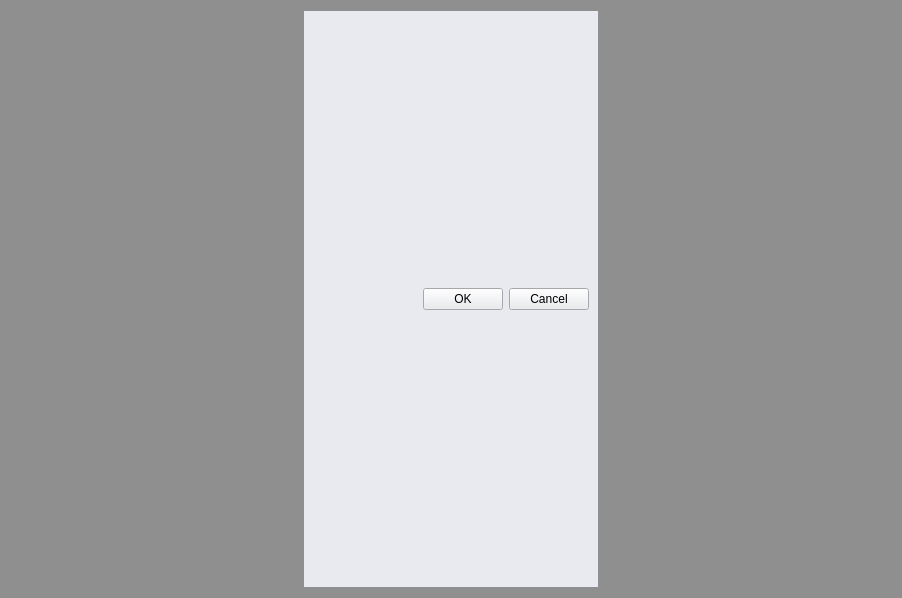
<?xml version="1.0" encoding="UTF-8"?>
<ui version="4.0">
 <class>sWidgetLoadFile</class>
 <widget class="QWidget" name="sWidgetLoadFile">
  <property name="geometry">
   <rect>
    <x>0</x>
    <y>0</y>
    <width>902</width>
    <height>598</height>
   </rect>
  </property>
  <property name="palette">
   <palette>
    <active>
     <colorrole role="WindowText">
      <brush brushstyle="SolidPattern">
       <color alpha="255">
        <red>255</red>
        <green>255</green>
        <blue>255</blue>
       </color>
      </brush>
     </colorrole>
     <colorrole role="Button">
      <brush brushstyle="SolidPattern">
       <color alpha="64">
        <red>0</red>
        <green>0</green>
        <blue>0</blue>
       </color>
      </brush>
     </colorrole>
     <colorrole role="Light">
      <brush brushstyle="SolidPattern">
       <color alpha="64">
        <red>0</red>
        <green>0</green>
        <blue>0</blue>
       </color>
      </brush>
     </colorrole>
     <colorrole role="Midlight">
      <brush brushstyle="SolidPattern">
       <color alpha="64">
        <red>0</red>
        <green>0</green>
        <blue>0</blue>
       </color>
      </brush>
     </colorrole>
     <colorrole role="Dark">
      <brush brushstyle="SolidPattern">
       <color alpha="64">
        <red>0</red>
        <green>0</green>
        <blue>0</blue>
       </color>
      </brush>
     </colorrole>
     <colorrole role="Mid">
      <brush brushstyle="SolidPattern">
       <color alpha="64">
        <red>0</red>
        <green>0</green>
        <blue>0</blue>
       </color>
      </brush>
     </colorrole>
     <colorrole role="Text">
      <brush brushstyle="SolidPattern">
       <color alpha="255">
        <red>255</red>
        <green>255</green>
        <blue>255</blue>
       </color>
      </brush>
     </colorrole>
     <colorrole role="BrightText">
      <brush brushstyle="SolidPattern">
       <color alpha="255">
        <red>255</red>
        <green>255</green>
        <blue>255</blue>
       </color>
      </brush>
     </colorrole>
     <colorrole role="ButtonText">
      <brush brushstyle="SolidPattern">
       <color alpha="255">
        <red>255</red>
        <green>255</green>
        <blue>255</blue>
       </color>
      </brush>
     </colorrole>
     <colorrole role="Base">
      <brush brushstyle="SolidPattern">
       <color alpha="255">
        <red>0</red>
        <green>0</green>
        <blue>0</blue>
       </color>
      </brush>
     </colorrole>
     <colorrole role="Window">
      <brush brushstyle="SolidPattern">
       <color alpha="64">
        <red>0</red>
        <green>0</green>
        <blue>0</blue>
       </color>
      </brush>
     </colorrole>
     <colorrole role="Shadow">
      <brush brushstyle="SolidPattern">
       <color alpha="255">
        <red>0</red>
        <green>0</green>
        <blue>0</blue>
       </color>
      </brush>
     </colorrole>
     <colorrole role="AlternateBase">
      <brush brushstyle="SolidPattern">
       <color alpha="159">
        <red>0</red>
        <green>0</green>
        <blue>0</blue>
       </color>
      </brush>
     </colorrole>
     <colorrole role="ToolTipBase">
      <brush brushstyle="SolidPattern">
       <color alpha="255">
        <red>255</red>
        <green>255</green>
        <blue>220</blue>
       </color>
      </brush>
     </colorrole>
     <colorrole role="ToolTipText">
      <brush brushstyle="SolidPattern">
       <color alpha="255">
        <red>0</red>
        <green>0</green>
        <blue>0</blue>
       </color>
      </brush>
     </colorrole>
     <colorrole role="PlaceholderText">
      <brush brushstyle="SolidPattern">
       <color alpha="128">
        <red>255</red>
        <green>255</green>
        <blue>255</blue>
       </color>
      </brush>
     </colorrole>
    </active>
    <inactive>
     <colorrole role="WindowText">
      <brush brushstyle="SolidPattern">
       <color alpha="255">
        <red>255</red>
        <green>255</green>
        <blue>255</blue>
       </color>
      </brush>
     </colorrole>
     <colorrole role="Button">
      <brush brushstyle="SolidPattern">
       <color alpha="64">
        <red>0</red>
        <green>0</green>
        <blue>0</blue>
       </color>
      </brush>
     </colorrole>
     <colorrole role="Light">
      <brush brushstyle="SolidPattern">
       <color alpha="64">
        <red>0</red>
        <green>0</green>
        <blue>0</blue>
       </color>
      </brush>
     </colorrole>
     <colorrole role="Midlight">
      <brush brushstyle="SolidPattern">
       <color alpha="64">
        <red>0</red>
        <green>0</green>
        <blue>0</blue>
       </color>
      </brush>
     </colorrole>
     <colorrole role="Dark">
      <brush brushstyle="SolidPattern">
       <color alpha="64">
        <red>0</red>
        <green>0</green>
        <blue>0</blue>
       </color>
      </brush>
     </colorrole>
     <colorrole role="Mid">
      <brush brushstyle="SolidPattern">
       <color alpha="64">
        <red>0</red>
        <green>0</green>
        <blue>0</blue>
       </color>
      </brush>
     </colorrole>
     <colorrole role="Text">
      <brush brushstyle="SolidPattern">
       <color alpha="255">
        <red>255</red>
        <green>255</green>
        <blue>255</blue>
       </color>
      </brush>
     </colorrole>
     <colorrole role="BrightText">
      <brush brushstyle="SolidPattern">
       <color alpha="255">
        <red>255</red>
        <green>255</green>
        <blue>255</blue>
       </color>
      </brush>
     </colorrole>
     <colorrole role="ButtonText">
      <brush brushstyle="SolidPattern">
       <color alpha="255">
        <red>255</red>
        <green>255</green>
        <blue>255</blue>
       </color>
      </brush>
     </colorrole>
     <colorrole role="Base">
      <brush brushstyle="SolidPattern">
       <color alpha="255">
        <red>0</red>
        <green>0</green>
        <blue>0</blue>
       </color>
      </brush>
     </colorrole>
     <colorrole role="Window">
      <brush brushstyle="SolidPattern">
       <color alpha="64">
        <red>0</red>
        <green>0</green>
        <blue>0</blue>
       </color>
      </brush>
     </colorrole>
     <colorrole role="Shadow">
      <brush brushstyle="SolidPattern">
       <color alpha="255">
        <red>0</red>
        <green>0</green>
        <blue>0</blue>
       </color>
      </brush>
     </colorrole>
     <colorrole role="AlternateBase">
      <brush brushstyle="SolidPattern">
       <color alpha="159">
        <red>0</red>
        <green>0</green>
        <blue>0</blue>
       </color>
      </brush>
     </colorrole>
     <colorrole role="ToolTipBase">
      <brush brushstyle="SolidPattern">
       <color alpha="255">
        <red>255</red>
        <green>255</green>
        <blue>220</blue>
       </color>
      </brush>
     </colorrole>
     <colorrole role="ToolTipText">
      <brush brushstyle="SolidPattern">
       <color alpha="255">
        <red>0</red>
        <green>0</green>
        <blue>0</blue>
       </color>
      </brush>
     </colorrole>
     <colorrole role="PlaceholderText">
      <brush brushstyle="SolidPattern">
       <color alpha="128">
        <red>255</red>
        <green>255</green>
        <blue>255</blue>
       </color>
      </brush>
     </colorrole>
    </inactive>
    <disabled>
     <colorrole role="WindowText">
      <brush brushstyle="SolidPattern">
       <color alpha="64">
        <red>0</red>
        <green>0</green>
        <blue>0</blue>
       </color>
      </brush>
     </colorrole>
     <colorrole role="Button">
      <brush brushstyle="SolidPattern">
       <color alpha="64">
        <red>0</red>
        <green>0</green>
        <blue>0</blue>
       </color>
      </brush>
     </colorrole>
     <colorrole role="Light">
      <brush brushstyle="SolidPattern">
       <color alpha="64">
        <red>0</red>
        <green>0</green>
        <blue>0</blue>
       </color>
      </brush>
     </colorrole>
     <colorrole role="Midlight">
      <brush brushstyle="SolidPattern">
       <color alpha="64">
        <red>0</red>
        <green>0</green>
        <blue>0</blue>
       </color>
      </brush>
     </colorrole>
     <colorrole role="Dark">
      <brush brushstyle="SolidPattern">
       <color alpha="64">
        <red>0</red>
        <green>0</green>
        <blue>0</blue>
       </color>
      </brush>
     </colorrole>
     <colorrole role="Mid">
      <brush brushstyle="SolidPattern">
       <color alpha="64">
        <red>0</red>
        <green>0</green>
        <blue>0</blue>
       </color>
      </brush>
     </colorrole>
     <colorrole role="Text">
      <brush brushstyle="SolidPattern">
       <color alpha="64">
        <red>0</red>
        <green>0</green>
        <blue>0</blue>
       </color>
      </brush>
     </colorrole>
     <colorrole role="BrightText">
      <brush brushstyle="SolidPattern">
       <color alpha="255">
        <red>255</red>
        <green>255</green>
        <blue>255</blue>
       </color>
      </brush>
     </colorrole>
     <colorrole role="ButtonText">
      <brush brushstyle="SolidPattern">
       <color alpha="64">
        <red>0</red>
        <green>0</green>
        <blue>0</blue>
       </color>
      </brush>
     </colorrole>
     <colorrole role="Base">
      <brush brushstyle="SolidPattern">
       <color alpha="64">
        <red>0</red>
        <green>0</green>
        <blue>0</blue>
       </color>
      </brush>
     </colorrole>
     <colorrole role="Window">
      <brush brushstyle="SolidPattern">
       <color alpha="64">
        <red>0</red>
        <green>0</green>
        <blue>0</blue>
       </color>
      </brush>
     </colorrole>
     <colorrole role="Shadow">
      <brush brushstyle="SolidPattern">
       <color alpha="255">
        <red>0</red>
        <green>0</green>
        <blue>0</blue>
       </color>
      </brush>
     </colorrole>
     <colorrole role="AlternateBase">
      <brush brushstyle="SolidPattern">
       <color alpha="64">
        <red>0</red>
        <green>0</green>
        <blue>0</blue>
       </color>
      </brush>
     </colorrole>
     <colorrole role="ToolTipBase">
      <brush brushstyle="SolidPattern">
       <color alpha="255">
        <red>255</red>
        <green>255</green>
        <blue>220</blue>
       </color>
      </brush>
     </colorrole>
     <colorrole role="ToolTipText">
      <brush brushstyle="SolidPattern">
       <color alpha="255">
        <red>0</red>
        <green>0</green>
        <blue>0</blue>
       </color>
      </brush>
     </colorrole>
     <colorrole role="PlaceholderText">
      <brush brushstyle="SolidPattern">
       <color alpha="128">
        <red>255</red>
        <green>255</green>
        <blue>255</blue>
       </color>
      </brush>
     </colorrole>
    </disabled>
   </palette>
  </property>
  <property name="windowTitle">
   <string>Form</string>
  </property>
  <property name="autoFillBackground">
   <bool>true</bool>
  </property>
  <property name="styleSheet">
   <string notr="true"/>
  </property>
  <layout class="QGridLayout" name="gridLayout">
   <item row="0" column="1">
    <widget class="QWidget" name="widget" native="true">
     <property name="palette">
      <palette>
       <active>
        <colorrole role="WindowText">
         <brush brushstyle="SolidPattern">
          <color alpha="255">
           <red>0</red>
           <green>0</green>
           <blue>0</blue>
          </color>
         </brush>
        </colorrole>
        <colorrole role="Button">
         <brush brushstyle="SolidPattern">
          <color alpha="255">
           <red>233</red>
           <green>234</green>
           <blue>239</blue>
          </color>
         </brush>
        </colorrole>
        <colorrole role="Light">
         <brush brushstyle="SolidPattern">
          <color alpha="255">
           <red>255</red>
           <green>255</green>
           <blue>255</blue>
          </color>
         </brush>
        </colorrole>
        <colorrole role="Midlight">
         <brush brushstyle="SolidPattern">
          <color alpha="255">
           <red>244</red>
           <green>244</green>
           <blue>247</blue>
          </color>
         </brush>
        </colorrole>
        <colorrole role="Dark">
         <brush brushstyle="SolidPattern">
          <color alpha="255">
           <red>116</red>
           <green>117</green>
           <blue>119</blue>
          </color>
         </brush>
        </colorrole>
        <colorrole role="Mid">
         <brush brushstyle="SolidPattern">
          <color alpha="255">
           <red>155</red>
           <green>156</green>
           <blue>159</blue>
          </color>
         </brush>
        </colorrole>
        <colorrole role="Text">
         <brush brushstyle="SolidPattern">
          <color alpha="255">
           <red>0</red>
           <green>0</green>
           <blue>0</blue>
          </color>
         </brush>
        </colorrole>
        <colorrole role="BrightText">
         <brush brushstyle="SolidPattern">
          <color alpha="255">
           <red>255</red>
           <green>255</green>
           <blue>255</blue>
          </color>
         </brush>
        </colorrole>
        <colorrole role="ButtonText">
         <brush brushstyle="SolidPattern">
          <color alpha="255">
           <red>0</red>
           <green>0</green>
           <blue>0</blue>
          </color>
         </brush>
        </colorrole>
        <colorrole role="Base">
         <brush brushstyle="SolidPattern">
          <color alpha="255">
           <red>255</red>
           <green>255</green>
           <blue>255</blue>
          </color>
         </brush>
        </colorrole>
        <colorrole role="Window">
         <brush brushstyle="SolidPattern">
          <color alpha="255">
           <red>233</red>
           <green>234</green>
           <blue>239</blue>
          </color>
         </brush>
        </colorrole>
        <colorrole role="Shadow">
         <brush brushstyle="SolidPattern">
          <color alpha="255">
           <red>0</red>
           <green>0</green>
           <blue>0</blue>
          </color>
         </brush>
        </colorrole>
        <colorrole role="AlternateBase">
         <brush brushstyle="SolidPattern">
          <color alpha="255">
           <red>244</red>
           <green>244</green>
           <blue>247</blue>
          </color>
         </brush>
        </colorrole>
        <colorrole role="ToolTipBase">
         <brush brushstyle="SolidPattern">
          <color alpha="255">
           <red>255</red>
           <green>255</green>
           <blue>220</blue>
          </color>
         </brush>
        </colorrole>
        <colorrole role="ToolTipText">
         <brush brushstyle="SolidPattern">
          <color alpha="255">
           <red>0</red>
           <green>0</green>
           <blue>0</blue>
          </color>
         </brush>
        </colorrole>
        <colorrole role="PlaceholderText">
         <brush brushstyle="SolidPattern">
          <color alpha="128">
           <red>0</red>
           <green>0</green>
           <blue>0</blue>
          </color>
         </brush>
        </colorrole>
       </active>
       <inactive>
        <colorrole role="WindowText">
         <brush brushstyle="SolidPattern">
          <color alpha="255">
           <red>0</red>
           <green>0</green>
           <blue>0</blue>
          </color>
         </brush>
        </colorrole>
        <colorrole role="Button">
         <brush brushstyle="SolidPattern">
          <color alpha="255">
           <red>233</red>
           <green>234</green>
           <blue>239</blue>
          </color>
         </brush>
        </colorrole>
        <colorrole role="Light">
         <brush brushstyle="SolidPattern">
          <color alpha="255">
           <red>255</red>
           <green>255</green>
           <blue>255</blue>
          </color>
         </brush>
        </colorrole>
        <colorrole role="Midlight">
         <brush brushstyle="SolidPattern">
          <color alpha="255">
           <red>244</red>
           <green>244</green>
           <blue>247</blue>
          </color>
         </brush>
        </colorrole>
        <colorrole role="Dark">
         <brush brushstyle="SolidPattern">
          <color alpha="255">
           <red>116</red>
           <green>117</green>
           <blue>119</blue>
          </color>
         </brush>
        </colorrole>
        <colorrole role="Mid">
         <brush brushstyle="SolidPattern">
          <color alpha="255">
           <red>155</red>
           <green>156</green>
           <blue>159</blue>
          </color>
         </brush>
        </colorrole>
        <colorrole role="Text">
         <brush brushstyle="SolidPattern">
          <color alpha="255">
           <red>0</red>
           <green>0</green>
           <blue>0</blue>
          </color>
         </brush>
        </colorrole>
        <colorrole role="BrightText">
         <brush brushstyle="SolidPattern">
          <color alpha="255">
           <red>255</red>
           <green>255</green>
           <blue>255</blue>
          </color>
         </brush>
        </colorrole>
        <colorrole role="ButtonText">
         <brush brushstyle="SolidPattern">
          <color alpha="255">
           <red>0</red>
           <green>0</green>
           <blue>0</blue>
          </color>
         </brush>
        </colorrole>
        <colorrole role="Base">
         <brush brushstyle="SolidPattern">
          <color alpha="255">
           <red>255</red>
           <green>255</green>
           <blue>255</blue>
          </color>
         </brush>
        </colorrole>
        <colorrole role="Window">
         <brush brushstyle="SolidPattern">
          <color alpha="255">
           <red>233</red>
           <green>234</green>
           <blue>239</blue>
          </color>
         </brush>
        </colorrole>
        <colorrole role="Shadow">
         <brush brushstyle="SolidPattern">
          <color alpha="255">
           <red>0</red>
           <green>0</green>
           <blue>0</blue>
          </color>
         </brush>
        </colorrole>
        <colorrole role="AlternateBase">
         <brush brushstyle="SolidPattern">
          <color alpha="255">
           <red>244</red>
           <green>244</green>
           <blue>247</blue>
          </color>
         </brush>
        </colorrole>
        <colorrole role="ToolTipBase">
         <brush brushstyle="SolidPattern">
          <color alpha="255">
           <red>255</red>
           <green>255</green>
           <blue>220</blue>
          </color>
         </brush>
        </colorrole>
        <colorrole role="ToolTipText">
         <brush brushstyle="SolidPattern">
          <color alpha="255">
           <red>0</red>
           <green>0</green>
           <blue>0</blue>
          </color>
         </brush>
        </colorrole>
        <colorrole role="PlaceholderText">
         <brush brushstyle="SolidPattern">
          <color alpha="128">
           <red>0</red>
           <green>0</green>
           <blue>0</blue>
          </color>
         </brush>
        </colorrole>
       </inactive>
       <disabled>
        <colorrole role="WindowText">
         <brush brushstyle="SolidPattern">
          <color alpha="255">
           <red>116</red>
           <green>117</green>
           <blue>119</blue>
          </color>
         </brush>
        </colorrole>
        <colorrole role="Button">
         <brush brushstyle="SolidPattern">
          <color alpha="255">
           <red>233</red>
           <green>234</green>
           <blue>239</blue>
          </color>
         </brush>
        </colorrole>
        <colorrole role="Light">
         <brush brushstyle="SolidPattern">
          <color alpha="255">
           <red>255</red>
           <green>255</green>
           <blue>255</blue>
          </color>
         </brush>
        </colorrole>
        <colorrole role="Midlight">
         <brush brushstyle="SolidPattern">
          <color alpha="255">
           <red>244</red>
           <green>244</green>
           <blue>247</blue>
          </color>
         </brush>
        </colorrole>
        <colorrole role="Dark">
         <brush brushstyle="SolidPattern">
          <color alpha="255">
           <red>116</red>
           <green>117</green>
           <blue>119</blue>
          </color>
         </brush>
        </colorrole>
        <colorrole role="Mid">
         <brush brushstyle="SolidPattern">
          <color alpha="255">
           <red>155</red>
           <green>156</green>
           <blue>159</blue>
          </color>
         </brush>
        </colorrole>
        <colorrole role="Text">
         <brush brushstyle="SolidPattern">
          <color alpha="255">
           <red>116</red>
           <green>117</green>
           <blue>119</blue>
          </color>
         </brush>
        </colorrole>
        <colorrole role="BrightText">
         <brush brushstyle="SolidPattern">
          <color alpha="255">
           <red>255</red>
           <green>255</green>
           <blue>255</blue>
          </color>
         </brush>
        </colorrole>
        <colorrole role="ButtonText">
         <brush brushstyle="SolidPattern">
          <color alpha="255">
           <red>116</red>
           <green>117</green>
           <blue>119</blue>
          </color>
         </brush>
        </colorrole>
        <colorrole role="Base">
         <brush brushstyle="SolidPattern">
          <color alpha="255">
           <red>233</red>
           <green>234</green>
           <blue>239</blue>
          </color>
         </brush>
        </colorrole>
        <colorrole role="Window">
         <brush brushstyle="SolidPattern">
          <color alpha="255">
           <red>233</red>
           <green>234</green>
           <blue>239</blue>
          </color>
         </brush>
        </colorrole>
        <colorrole role="Shadow">
         <brush brushstyle="SolidPattern">
          <color alpha="255">
           <red>0</red>
           <green>0</green>
           <blue>0</blue>
          </color>
         </brush>
        </colorrole>
        <colorrole role="AlternateBase">
         <brush brushstyle="SolidPattern">
          <color alpha="255">
           <red>233</red>
           <green>234</green>
           <blue>239</blue>
          </color>
         </brush>
        </colorrole>
        <colorrole role="ToolTipBase">
         <brush brushstyle="SolidPattern">
          <color alpha="255">
           <red>255</red>
           <green>255</green>
           <blue>220</blue>
          </color>
         </brush>
        </colorrole>
        <colorrole role="ToolTipText">
         <brush brushstyle="SolidPattern">
          <color alpha="255">
           <red>0</red>
           <green>0</green>
           <blue>0</blue>
          </color>
         </brush>
        </colorrole>
        <colorrole role="PlaceholderText">
         <brush brushstyle="SolidPattern">
          <color alpha="128">
           <red>0</red>
           <green>0</green>
           <blue>0</blue>
          </color>
         </brush>
        </colorrole>
       </disabled>
      </palette>
     </property>
     <property name="autoFillBackground">
      <bool>true</bool>
     </property>
     <layout class="QVBoxLayout" name="verticalLayout">
      <item>
       <layout class="QHBoxLayout" name="horizontalLayout">
        <item>
         <spacer name="horizontalSpacer_3">
          <property name="orientation">
           <enum>Qt::Horizontal</enum>
          </property>
          <property name="sizeHint" stdset="0">
           <size>
            <width>40</width>
            <height>20</height>
           </size>
          </property>
         </spacer>
        </item>
        <item>
         <widget class="QPushButton" name="UI_PB_OK_WLF">
          <property name="text">
           <string>OK</string>
          </property>
         </widget>
        </item>
        <item>
         <widget class="QPushButton" name="UI_PB_CANCEL_WLF">
          <property name="text">
           <string>Cancel</string>
          </property>
         </widget>
        </item>
       </layout>
      </item>
     </layout>
    </widget>
   </item>
   <item row="0" column="0">
    <spacer name="horizontalSpacer">
     <property name="orientation">
      <enum>Qt::Horizontal</enum>
     </property>
     <property name="sizeHint" stdset="0">
      <size>
       <width>40</width>
       <height>20</height>
      </size>
     </property>
    </spacer>
   </item>
   <item row="0" column="2">
    <spacer name="horizontalSpacer_2">
     <property name="orientation">
      <enum>Qt::Horizontal</enum>
     </property>
     <property name="sizeHint" stdset="0">
      <size>
       <width>40</width>
       <height>20</height>
      </size>
     </property>
    </spacer>
   </item>
  </layout>
 </widget>
 <resources/>
 <connections/>
</ui>
